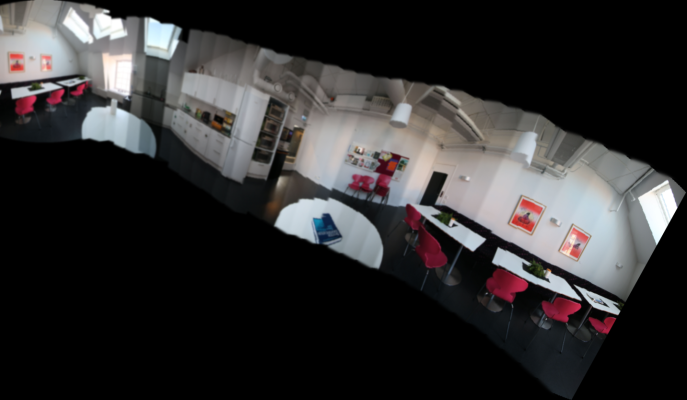
#> input picture result.png, 1373 x 800 px (shown at 1/2 size)
$ python main.py --path .
#> lines starting #> are read from the running program, lines starting #| are printed output that depends on the picture; after the words box and inside, x2 and y2 are one past the last pixel; in counts of white or black regions, pixels touching at a corner belong together
from mylib import cylindrical_warping
import argparse
import imutils
import cv2
import os


ap = argparse.ArgumentParser()
ap.add_argument("-p", "--path", required=True,
	help="path to the image folder")

args = vars(ap.parse_args())

image_path = args["path"]

images = [os.path.join(image_path,image) for image in os.listdir(image_path) if image.endswith('.jpg') or image.endswith('.jpeg') or image.endswith('.png')]
images = sorted(images)
imageA = cv2.imread(images[0],1)
#> imageA is the input picture: shape (800, 1373, 3); mean B, G, R 48.6, 48.1, 49.4

imageA = imutils.resize(imageA, height=512)
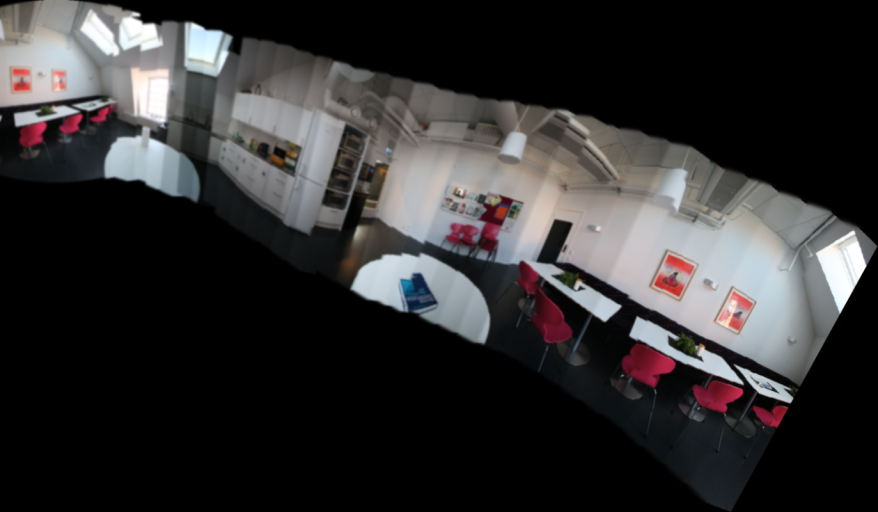
#> imageA: shape (512, 878, 3); mean B, G, R 48.6, 48.1, 49.4
# cv2.imshow("Image",imageA)
# cv2.waitKey(1000)
flag = 0
for i in range(0,(len(images)-1),2):
	# if i is 40 or 42:
	# 	i -=1
	print(images[i+1])
	imageB = cv2.imread(images[i+1],1)
	imageB = imutils.resize(imageB, height=512)
	print(imageA.shape)
	imageA = cylindrical_warping(imageA, imageB, flag)
	if not flag:
		flag = 1
	cords = cv2.findNonZero(cv2.cvtColor(imageA,cv2.COLOR_BGR2GRAY))
	x,y,w,h = cv2.boundingRect(cords)
	imageA = imageA[y:y+h,x:x+w,:]
	imageA = imutils.resize(imageA, height=800)
	imageA = cv2.copyMakeBorder(imageA, 0, int(imageA.shape[0]*0.2), 0, int(imageA.shape[1]*0.3), borderType = cv2.BORDER_CONSTANT, value = 0)
	cv2.imshow("ImageA1",imageA)
	cv2.waitKey(10) == 'q'
	print(images[i+1])

cords = cv2.findNonZero(cv2.cvtColor(imageA,cv2.COLOR_BGR2GRAY))
#> cords = contour of 201944 points, box (x1, y1, x2, y2) (0, 0, 878, 512), area 58530
x,y,w,h = cv2.boundingRect(cords)
#> x = 0; y = 0; w = 878; h = 512
imageA = imageA[y:y+h,x:x+w,:]

cv2.imshow("Result", imageA)
cv2.imwrite("result.png", imageA)
cv2.waitKey(0)
